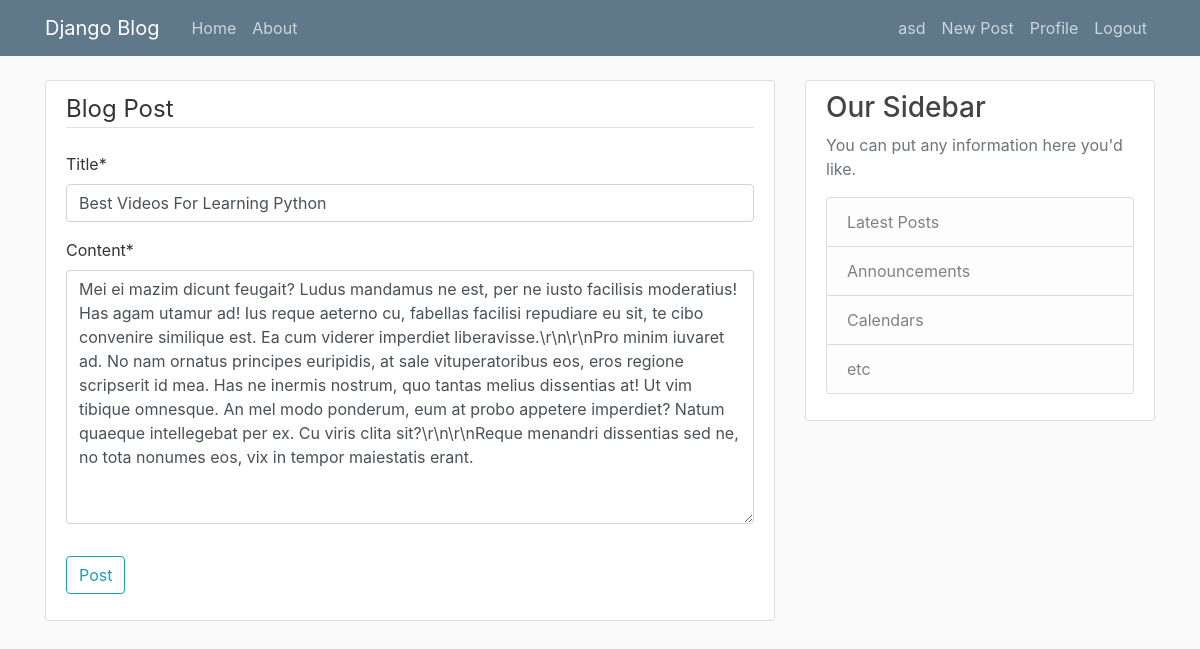
Screenshot of /post/11/update/ (signed in) with the database file from the repository.
### blogapp/models.py (models this page shows, shortened)
class Post(models.Model):
	title = models.CharField(max_length=100)
	content = models.TextField()
	date_posted = models.DateTimeField(default=timezone.now)
	author = models.ForeignKey(User,on_delete=models.CASCADE) #If The User is delete Than post Also The deleted

### blogapp/views.py (the view, shortened to what this page needs)
# urls.py: path('post/<int:pk>/update/',PostUpdateView.as_view(),name='post-update'),
class PostUpdateView(LoginRequiredMixin,UserPassesTestMixin,UpdateView):
	model = Post
	fields = ['title','content']
	def test_func(self):
		post =self.get_object()
		if self.request.user == post.author:
			return True
		return False

### blogapp/templates/blogapp/post_form.html (shortened to what this page needs)
{% extends 'blogapp/base.html' %}
{% load crispy_forms_tags %}
{% block content %}
	<div class="content-section">
		<form method="POST">
			<fieldset class="form-group">
				<legend class="border-bottom mb-4">Blog Post</legend>
				{{form|crispy}}
			</fieldset>
			<div class="form-group">
				<button class="btn btn-outline-info" type="submit">Post</button>
			</div>
		</form>
	</div>
{% endblock content %}

### blogapp/templates/blogapp/base.html (shortened to what this page needs)
{% load static %}
<!DOCTYPE html>
<html>
<head>
    <link rel="stylesheet" href="https://maxcdn.bootstrapcdn.com/bootstrap/4.0.0/css/bootstrap.min.css">
    <link rel="stylesheet" type="text/css" href="{% static 'main.css' %}">
</head>
<body>
    <header class="site-header">
      <nav class="navbar navbar-expand-md navbar-dark bg-steel fixed-top">
        <div class="container">
          <a class="navbar-brand mr-4" href="{% url 'home' %}">Django Blog</a>
          <div class="collapse navbar-collapse" id="navbarToggle">
            <div class="navbar-nav mr-auto">
              <a class="nav-item nav-link" href="{% url 'home' %}">Home</a>
              <a class="nav-item nav-link" href="{% url 'about' %}">About</a>
            </div>
            <div class="navbar-nav">
              {% if user.is_authenticated %}
              <a class="nav-item nav-link" href="#"> {{ user.username }}</a>
               <a class="nav-item nav-link" href="{%url 'post-create'%}">New Post</a>
              <a class="nav-item nav-link" href="{%url 'profile'%}">Profile</a>
              <a class="nav-item nav-link" href="{%url 'logout'%}">Logout</a>
            </div>
          </div>
        </div>
      </nav>
    </header>
    <main role="main" class="container">
      <div class="row">
        <div class="col-md-8">
          {% block content %}{% endblock %}
        </div>
        <div class="col-md-4">
          <div class="content-section">
            <h3>Our Sidebar</h3>
            <p class='text-muted'>You can put any information here you'd like.
              <ul class="list-group">
                <li class="list-group-item list-group-item-light">Latest Posts</li>
                <li class="list-group-item list-group-item-light">Announcements</li>
                <li class="list-group-item list-group-item-light">Calendars</li>
                <li class="list-group-item list-group-item-light">etc</li>
              </ul>
            </p>
          </div>
        </div>
      </div>
    </main>
</body>
</html>

### blogapp/static/main.css (style rules this page uses)
body { background: #fafafa; color: #333333; margin-top: 5rem; }
h1, h2, h3, h4, h5, h6 { color: #444444; }
ul { margin: 0; }
.bg-steel { background-color: #5f788a; }
.site-header .navbar-nav .nav-link { color: #cbd5db; }
.content-section { background: #ffffff; padding: 10px 20px; border: 1px solid #dddddd; border-radius: 3px; margin-bottom: 20px; }

### rows the page displays
Post: title "Best Videos For Learning Python", content "Mei ei mazim dicunt feugait? Ludus mandamus ne est, per ne iusto facilisis moderatius! Has agam utamur ad! Ius reque aeterno cu, fabellas facilisi repudiare eu sit, te cibo convenire similique est. Ea cum viderer imperdiet liberavisse.\\r\\n\\r\\nPro minim iuvaret ad. No nam ornatus principes euripidis, at sale vituperatoribus eos, eros regione scripserit id mea. Has ne inermis nostrum, quo tantas melius dissentias at! Ut vim tibique omnesque. An mel modo ponderum, eum at probo appetere imperdiet? Natum quaeque intellegebat per ex. Cu viris clita sit?\\r\\n\\r\\nReque menandri dissentias sed ne, no tota nonumes eos, vix in tempor maiestatis erant."

### other values shown
{{ user.username }} "asd"
